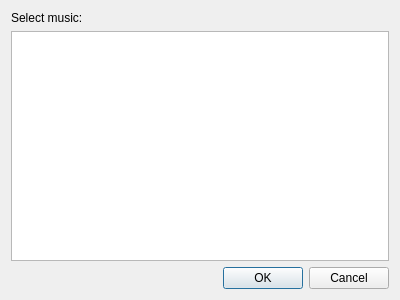
<?xml version="1.0" encoding="UTF-8"?>
<ui version="4.0">
 <class>new_music_d</class>
 <widget class="QDialog" name="new_music_d">
  <property name="geometry">
   <rect>
    <x>0</x>
    <y>0</y>
    <width>400</width>
    <height>300</height>
   </rect>
  </property>
  <property name="windowTitle">
   <string>Dialog</string>
  </property>
  <layout class="QVBoxLayout" name="verticalLayout">
   <item>
    <widget class="QLabel" name="label">
     <property name="text">
      <string>Select music:</string>
     </property>
    </widget>
   </item>
   <item>
    <widget class="QTreeView" name="treeView"/>
   </item>
   <item>
    <widget class="QDialogButtonBox" name="buttonBox">
     <property name="orientation">
      <enum>Qt::Horizontal</enum>
     </property>
     <property name="standardButtons">
      <set>QDialogButtonBox::Cancel|QDialogButtonBox::Ok</set>
     </property>
    </widget>
   </item>
  </layout>
 </widget>
 <resources/>
 <connections>
  <connection>
   <sender>buttonBox</sender>
   <signal>accepted()</signal>
   <receiver>new_music_d</receiver>
   <slot>accept()</slot>
   <hints>
    <hint type="sourcelabel">
     <x>248</x>
     <y>254</y>
    </hint>
    <hint type="destinationlabel">
     <x>157</x>
     <y>274</y>
    </hint>
   </hints>
  </connection>
  <connection>
   <sender>buttonBox</sender>
   <signal>rejected()</signal>
   <receiver>new_music_d</receiver>
   <slot>reject()</slot>
   <hints>
    <hint type="sourcelabel">
     <x>316</x>
     <y>260</y>
    </hint>
    <hint type="destinationlabel">
     <x>286</x>
     <y>274</y>
    </hint>
   </hints>
  </connection>
 </connections>
</ui>
